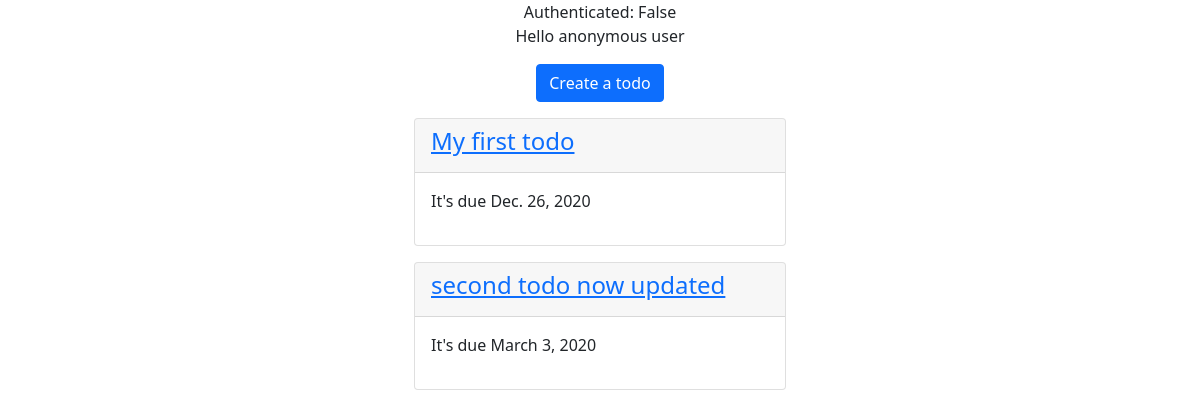
Before: / with the older database file.
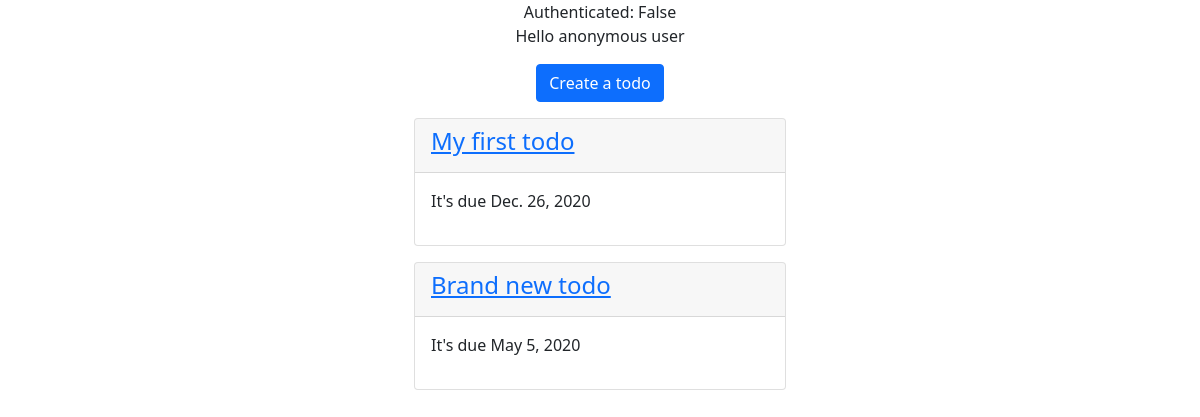
After: the same page with the newer database file.
### todo/models.py (models this page shows, shortened)
class Todo(models.Model):
    name = models.CharField(max_length=100)
    due_date = models.DateField()

### todo/views.py (the view)
# urls.py: path('', todo_list),
def todo_list(request):
    todos = Todo.objects.all()
    context = {
        'todo_list': todos
    }
    return render(request, "todo/todo_list.html", context)

### todo/templates/todo/todo_list.html
{% extends "base.html" %}
{% block content %}
    <div class="text-center">
      <p>
        Authenticated: {{ request.user.is_authenticated }}
        <br/>
        {% if request.user.is_authenticated %}
          Hello {{ request.user.username }}
        {% else %}
          Hello anonymous user
        {% endif %}
      </p>
      <a class="btn btn-primary" href="/create">Create a todo</a>
    </div>
    <div class="col-4 offset-4">
    {% for todo in todo_list %}
      <div class="card mt-3">
        <div class="card-header">
          <a href="/{{ todo.id }}"><h4>{{ todo.name }}</h4></a>
        </div>
        <div class="card-body">
          <p>It's due {{ todo.due_date }}</p>
        </div>
      </div>
    {% endfor %}
  </div>
{% endblock content %}

### templates/base.html (shortened to what this page needs)
<!DOCTYPE html>
<html lang="en">
  <head>
    <link href="https://cdn.jsdelivr.net/npm/bootstrap@5.0.0-beta1/dist/css/bootstrap.min.css" rel="stylesheet">
  </head>
  <body>
    <div class="container">
      {% block content %}
      {% endblock content %}
    </div>
  </body>
</html>

Changed rows visible on the page:
removed Todo: name "second todo now updated", due_date "March 3, 2020"
added Todo: name "Brand new todo", due_date "May 5, 2020"
